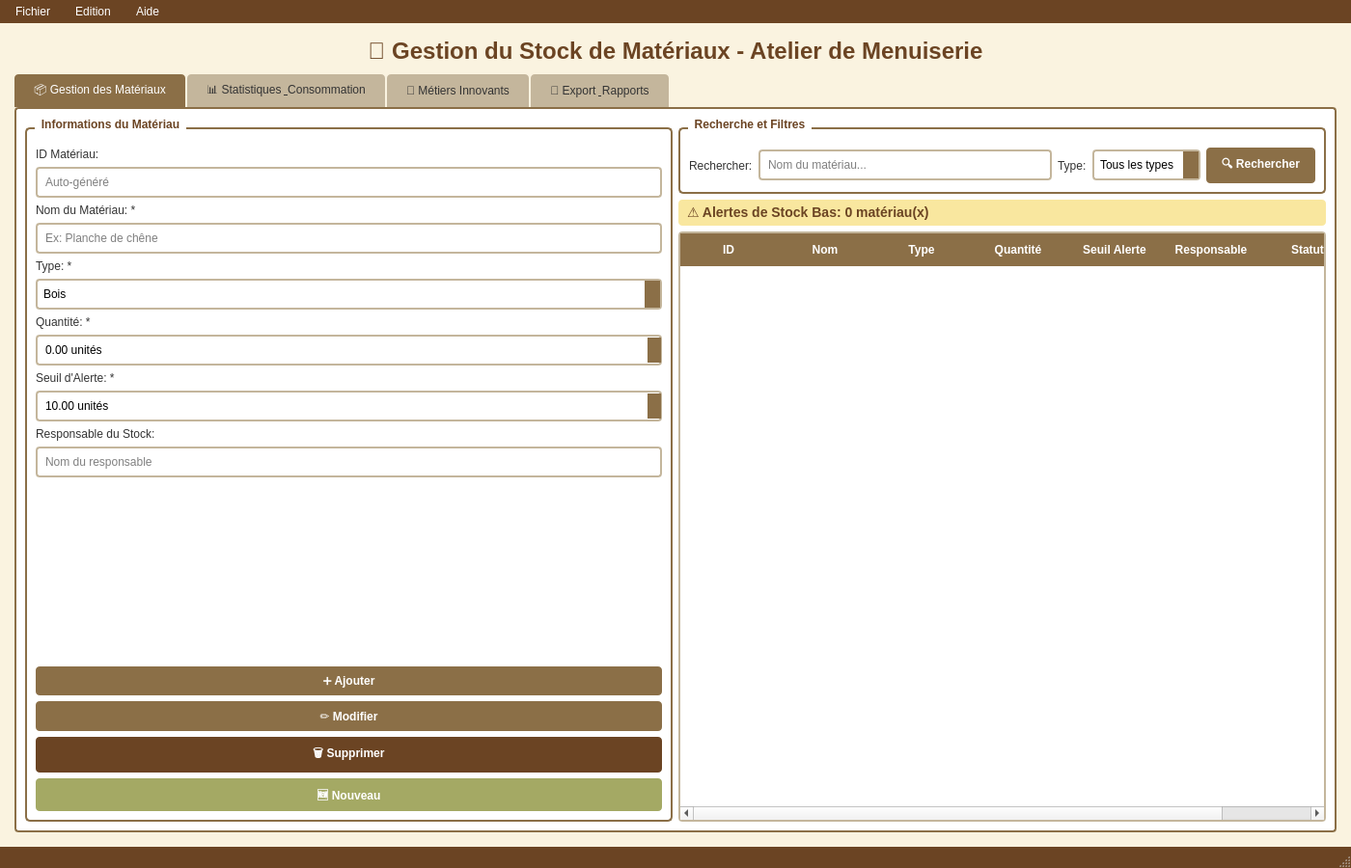
<?xml version="1.0" encoding="UTF-8"?>
<ui version="4.0">
 <class>MainWindow</class>
 <widget class="QMainWindow" name="MainWindow">
  <property name="geometry">
   <rect>
    <x>0</x>
    <y>0</y>
    <width>1400</width>
    <height>900</height>
   </rect>
  </property>
  <property name="windowTitle">
   <string>Smart Carpentry - Gestion du Stock de Matériaux</string>
  </property>
  <property name="styleSheet">
   <string notr="true">QMainWindow {
    background-color: #FAF3E0;
}

QWidget#centralwidget {
    background-color: #FAF3E0;
}

QPushButton {
    background-color: #8B6F47;
    color: white;
    border: none;
    padding: 8px 16px;
    border-radius: 4px;
    font-weight: bold;
}

QPushButton:hover {
    background-color: #6B4423;
}

QPushButton:pressed {
    background-color: #5A3A1F;
}

QPushButton#btnDelete {
    background-color: #6B4423;
}

QPushButton#btnDelete:hover {
    background-color: #5A3A1F;
}

QPushButton#btnNouveau {
    background-color: #A4A964;
}

QPushButton#btnNouveau:hover {
    background-color: #8B8B4F;
}

QPushButton#btnExportExcel {
    background-color: #A4A964;
    font-size: 14px;
}

QPushButton#btnExportExcel:hover {
    background-color: #8B8B4F;
}

QPushButton#btnExportCSV {
    background-color: #C4B69C;
    color: #333;
    font-size: 14px;
}

QPushButton#btnExportCSV:hover {
    background-color: #B0A082;
}

QPushButton#btnExportPDF {
    background-color: #8B6F47;
    font-size: 14px;
}

QPushButton#btnExportPDF:hover {
    background-color: #6B4423;
}

QGroupBox {
    font-weight: bold;
    border: 2px solid #8B6F47;
    border-radius: 5px;
    margin-top: 10px;
    padding-top: 10px;
    background-color: white;
}

QGroupBox::title {
    subcontrol-origin: margin;
    left: 10px;
    padding: 0 5px;
    color: #6B4423;
}

QLineEdit, QSpinBox, QDoubleSpinBox, QComboBox {
    padding: 6px;
    border: 2px solid #C4B69C;
    border-radius: 4px;
    background-color: white;
}

QLineEdit:focus, QSpinBox:focus, QDoubleSpinBox:focus, QComboBox:focus {
    border: 2px solid #8B6F47;
}

QTableWidget {
    border: 2px solid #C4B69C;
    border-radius: 4px;
    gridline-color: #C4B69C;
    background-color: white;
}

QTableWidget::item:selected {
    background-color: #8B6F47;
    color: white;
}

QTableWidget::item:hover {
    background-color: #F9E79F;
}

QHeaderView::section {
    background-color: #8B6F47;
    color: white;
    padding: 8px;
    border: none;
    font-weight: bold;
}

QLabel#lblTitle {
    font-size: 24px;
    font-weight: bold;
    color: #6B4423;
    background-color: transparent;
}

QLabel#lblAlert {
    font-size: 14px;
    font-weight: bold;
    color: #6B4423;
    background-color: #F9E79F;
    padding: 5px;
    border-radius: 4px;
}

QTabWidget::pane {
    border: 2px solid #8B6F47;
    border-radius: 4px;
    background-color: white;
}

QTabBar::tab {
    background-color: #C4B69C;
    color: #333;
    padding: 10px 20px;
    margin-right: 2px;
    border-top-left-radius: 4px;
    border-top-right-radius: 4px;
}

QTabBar::tab:selected {
    background-color: #8B6F47;
    color: white;
}

QTabBar::tab:hover {
    background-color: #A4A964;
    color: white;
}

QMenuBar {
    background-color: #6B4423;
    color: white;
}

QMenuBar::item {
    background-color: transparent;
    color: white;
    padding: 5px 10px;
}

QMenuBar::item:selected {
    background-color: #8B6F47;
}

QMenu {
    background-color: white;
    border: 2px solid #8B6F47;
}

QMenu::item {
    padding: 5px 30px;
}

QMenu::item:selected {
    background-color: #8B6F47;
    color: white;
}

QStatusBar {
    background-color: #6B4423;
    color: white;
}

QLabel {
    color: #333;
}

QSpinBox::up-button, QDoubleSpinBox::up-button {
    background-color: #8B6F47;
}

QSpinBox::down-button, QDoubleSpinBox::down-button {
    background-color: #8B6F47;
}

QComboBox::drop-down {
    background-color: #8B6F47;
}

QComboBox QAbstractItemView {
    background-color: white;
    border: 2px solid #8B6F47;
    selection-background-color: #8B6F47;
}</string>
  </property>
  <widget class="QWidget" name="centralwidget">
   <layout class="QVBoxLayout" name="verticalLayout">
    <property name="spacing">
     <number>10</number>
    </property>
    <property name="leftMargin">
     <number>15</number>
    </property>
    <property name="topMargin">
     <number>15</number>
    </property>
    <property name="rightMargin">
     <number>15</number>
    </property>
    <property name="bottomMargin">
     <number>15</number>
    </property>
    <item>
     <widget class="QLabel" name="lblTitle">
      <property name="text">
       <string>🔧 Gestion du Stock de Matériaux - Atelier de Menuiserie</string>
      </property>
      <property name="alignment">
       <set>Qt::AlignCenter</set>
      </property>
     </widget>
    </item>
    <item>
     <widget class="QTabWidget" name="tabWidget">
      <property name="currentIndex">
       <number>0</number>
      </property>
      <widget class="QWidget" name="tabGestion">
       <attribute name="title">
        <string>📦 Gestion des Matériaux</string>
       </attribute>
       <layout class="QHBoxLayout" name="horizontalLayout">
        <item>
         <widget class="QGroupBox" name="groupBoxForm">
          <property name="maximumWidth">
           <number>400</number>
          </property>
          <property name="title">
           <string>Informations du Matériau</string>
          </property>
          <layout class="QVBoxLayout" name="verticalLayout_2">
           <item>
            <widget class="QLabel" name="label">
             <property name="text">
              <string>ID Matériau:</string>
             </property>
            </widget>
           </item>
           <item>
            <widget class="QLineEdit" name="txtIdMateriau">
             <property name="readOnly">
              <bool>true</bool>
             </property>
             <property name="placeholderText">
              <string>Auto-généré</string>
             </property>
            </widget>
           </item>
           <item>
            <widget class="QLabel" name="label_2">
             <property name="text">
              <string>Nom du Matériau: *</string>
             </property>
            </widget>
           </item>
           <item>
            <widget class="QLineEdit" name="txtNom">
             <property name="placeholderText">
              <string>Ex: Planche de chêne</string>
             </property>
            </widget>
           </item>
           <item>
            <widget class="QLabel" name="label_3">
             <property name="text">
              <string>Type: *</string>
             </property>
            </widget>
           </item>
           <item>
            <widget class="QComboBox" name="comboType">
             <item>
              <property name="text">
               <string>Bois</string>
              </property>
             </item>
             <item>
              <property name="text">
               <string>Clou</string>
              </property>
             </item>
             <item>
              <property name="text">
               <string>Vernis</string>
              </property>
             </item>
             <item>
              <property name="text">
               <string>Colle</string>
              </property>
             </item>
             <item>
              <property name="text">
               <string>Peinture</string>
              </property>
             </item>
             <item>
              <property name="text">
               <string>Vis</string>
              </property>
             </item>
             <item>
              <property name="text">
               <string>Charnière</string>
              </property>
             </item>
             <item>
              <property name="text">
               <string>Autre</string>
              </property>
             </item>
            </widget>
           </item>
           <item>
            <widget class="QLabel" name="label_4">
             <property name="text">
              <string>Quantité: *</string>
             </property>
            </widget>
           </item>
           <item>
            <widget class="QDoubleSpinBox" name="spinQuantite">
             <property name="suffix">
              <string> unités</string>
             </property>
             <property name="maximum">
              <double>999999.000000000000000</double>
             </property>
            </widget>
           </item>
           <item>
            <widget class="QLabel" name="label_5">
             <property name="text">
              <string>Seuil d'Alerte: *</string>
             </property>
            </widget>
           </item>
           <item>
            <widget class="QDoubleSpinBox" name="spinSeuilAlerte">
             <property name="suffix">
              <string> unités</string>
             </property>
             <property name="maximum">
              <double>999999.000000000000000</double>
             </property>
             <property name="value">
              <double>10.000000000000000</double>
             </property>
            </widget>
           </item>
           <item>
            <widget class="QLabel" name="label_6">
             <property name="text">
              <string>Responsable du Stock:</string>
             </property>
            </widget>
           </item>
           <item>
            <widget class="QLineEdit" name="txtResponsable">
             <property name="placeholderText">
              <string>Nom du responsable</string>
             </property>
            </widget>
           </item>
           <item>
            <spacer name="verticalSpacer">
             <property name="orientation">
              <enum>Qt::Vertical</enum>
             </property>
             <property name="sizeHint" stdset="0">
              <size>
               <width>20</width>
               <height>40</height>
              </size>
             </property>
            </spacer>
           </item>
           <item>
            <widget class="QPushButton" name="btnAjouter">
             <property name="text">
              <string>➕ Ajouter</string>
             </property>
            </widget>
           </item>
           <item>
            <widget class="QPushButton" name="btnModifier">
             <property name="text">
              <string>✏️ Modifier</string>
             </property>
            </widget>
           </item>
           <item>
            <widget class="QPushButton" name="btnDelete">
             <property name="text">
              <string>🗑️ Supprimer</string>
             </property>
            </widget>
           </item>
           <item>
            <widget class="QPushButton" name="btnNouveau">
             <property name="text">
              <string>🆕 Nouveau</string>
             </property>
            </widget>
           </item>
          </layout>
         </widget>
        </item>
        <item>
         <layout class="QVBoxLayout" name="verticalLayout_3">
          <item>
           <widget class="QGroupBox" name="groupBoxRecherche">
            <property name="title">
             <string>Recherche et Filtres</string>
            </property>
            <layout class="QHBoxLayout" name="horizontalLayout_2">
             <item>
              <widget class="QLabel" name="label_7">
               <property name="text">
                <string>Rechercher:</string>
               </property>
              </widget>
             </item>
             <item>
              <widget class="QLineEdit" name="txtRecherche">
               <property name="placeholderText">
                <string>Nom du matériau...</string>
               </property>
              </widget>
             </item>
             <item>
              <widget class="QLabel" name="label_8">
               <property name="text">
                <string>Type:</string>
               </property>
              </widget>
             </item>
             <item>
              <widget class="QComboBox" name="comboFiltreType">
               <item>
                <property name="text">
                 <string>Tous les types</string>
                </property>
               </item>
               <item>
                <property name="text">
                 <string>Bois</string>
                </property>
               </item>
               <item>
                <property name="text">
                 <string>Clou</string>
                </property>
               </item>
               <item>
                <property name="text">
                 <string>Vernis</string>
                </property>
               </item>
               <item>
                <property name="text">
                 <string>Colle</string>
                </property>
               </item>
               <item>
                <property name="text">
                 <string>Peinture</string>
                </property>
               </item>
               <item>
                <property name="text">
                 <string>Vis</string>
                </property>
               </item>
               <item>
                <property name="text">
                 <string>Charnière</string>
                </property>
               </item>
               <item>
                <property name="text">
                 <string>Autre</string>
                </property>
               </item>
              </widget>
             </item>
             <item>
              <widget class="QPushButton" name="btnRechercher">
               <property name="text">
                <string>🔍 Rechercher</string>
               </property>
              </widget>
             </item>
            </layout>
           </widget>
          </item>
          <item>
           <widget class="QLabel" name="lblAlert">
            <property name="text">
             <string>⚠️ Alertes de Stock Bas: 0 matériau(x)</string>
            </property>
           </widget>
          </item>
          <item>
           <widget class="QTableWidget" name="tableWidget">
            <property name="editTriggers">
             <set>QAbstractItemView::NoEditTriggers</set>
            </property>
            <property name="selectionMode">
             <enum>QAbstractItemView::SingleSelection</enum>
            </property>
            <property name="selectionBehavior">
             <enum>QAbstractItemView::SelectRows</enum>
            </property>
            <column>
             <property name="text">
              <string>ID</string>
             </property>
            </column>
            <column>
             <property name="text">
              <string>Nom</string>
             </property>
            </column>
            <column>
             <property name="text">
              <string>Type</string>
             </property>
            </column>
            <column>
             <property name="text">
              <string>Quantité</string>
             </property>
            </column>
            <column>
             <property name="text">
              <string>Seuil Alerte</string>
             </property>
            </column>
            <column>
             <property name="text">
              <string>Responsable</string>
             </property>
            </column>
            <column>
             <property name="text">
              <string>Statut</string>
             </property>
            </column>
           </widget>
          </item>
         </layout>
        </item>
       </layout>
      </widget>
      <widget class="QWidget" name="tabStatistiques">
       <attribute name="title">
        <string>📊 Statistiques &amp; Consommation</string>
       </attribute>
       <layout class="QVBoxLayout" name="verticalLayout_4">
        <item>
         <widget class="QGroupBox" name="groupBox">
          <property name="title">
           <string>Statistiques Générales</string>
          </property>
          <layout class="QGridLayout" name="gridLayout">
           <item row="0" column="0">
            <widget class="QLabel" name="label_9">
             <property name="font">
              <font>
               <pointsize>12</pointsize>
               <weight>75</weight>
               <bold>true</bold>
              </font>
             </property>
             <property name="text">
              <string>Total Matériaux:</string>
             </property>
            </widget>
           </item>
           <item row="0" column="1">
            <widget class="QLabel" name="lblTotalMateriaux">
             <property name="font">
              <font>
               <pointsize>12</pointsize>
              </font>
             </property>
             <property name="text">
              <string>0</string>
             </property>
            </widget>
           </item>
           <item row="1" column="0">
            <widget class="QLabel" name="label_11">
             <property name="font">
              <font>
               <pointsize>12</pointsize>
               <weight>75</weight>
               <bold>true</bold>
              </font>
             </property>
             <property name="text">
              <string>Matériaux en Alerte:</string>
             </property>
            </widget>
           </item>
           <item row="1" column="1">
            <widget class="QLabel" name="lblMateriauxAlerte">
             <property name="font">
              <font>
               <pointsize>12</pointsize>
              </font>
             </property>
             <property name="styleSheet">
              <string notr="true">color: #6B4423; font-weight: bold;</string>
             </property>
             <property name="text">
              <string>0</string>
             </property>
            </widget>
           </item>
           <item row="2" column="0">
            <widget class="QLabel" name="label_13">
             <property name="font">
              <font>
               <pointsize>12</pointsize>
               <weight>75</weight>
               <bold>true</bold>
              </font>
             </property>
             <property name="text">
              <string>Types de Matériaux:</string>
             </property>
            </widget>
           </item>
           <item row="2" column="1">
            <widget class="QLabel" name="lblTypesMateriaux">
             <property name="font">
              <font>
               <pointsize>12</pointsize>
              </font>
             </property>
             <property name="text">
              <string>0</string>
             </property>
            </widget>
           </item>
          </layout>
         </widget>
        </item>
        <item>
         <widget class="QGroupBox" name="groupBox_2">
          <property name="title">
           <string>Répartition par Type</string>
          </property>
          <layout class="QVBoxLayout" name="verticalLayout_5">
           <item>
            <widget class="QTableWidget" name="tableStats">
             <property name="editTriggers">
              <set>QAbstractItemView::NoEditTriggers</set>
             </property>
             <column>
              <property name="text">
               <string>Type</string>
              </property>
             </column>
             <column>
              <property name="text">
               <string>Nombre d'articles</string>
              </property>
             </column>
             <column>
              <property name="text">
               <string>Quantité Totale</string>
              </property>
             </column>
             <column>
              <property name="text">
               <string>Pourcentage</string>
              </property>
             </column>
            </widget>
           </item>
          </layout>
         </widget>
        </item>
        <item>
         <widget class="QPushButton" name="btnActualiserStats">
          <property name="text">
           <string>🔄 Actualiser les Statistiques</string>
          </property>
         </widget>
        </item>
       </layout>
      </widget>
      <widget class="QWidget" name="tabInnovant">
       <attribute name="title">
        <string>🤖 Métiers Innovants</string>
       </attribute>
       <layout class="QVBoxLayout" name="verticalLayout_6">
        <item>
         <widget class="QGroupBox" name="groupBox_3">
          <property name="title">
           <string>1. Proposition Automatique de Réapprovisionnement</string>
          </property>
          <layout class="QVBoxLayout" name="verticalLayout_7">
           <item>
            <widget class="QLabel" name="label_14">
             <property name="text">
              <string>Le système analyse automatiquement le stock et propose les matériaux à réapprovisionner</string>
             </property>
             <property name="wordWrap">
              <bool>true</bool>
             </property>
            </widget>
           </item>
           <item>
            <widget class="QPushButton" name="btnGenererReappro">
             <property name="text">
              <string>🔮 Générer Propositions de Réapprovisionnement</string>
             </property>
            </widget>
           </item>
           <item>
            <widget class="QTableWidget" name="tableReappro">
             <property name="editTriggers">
              <set>QAbstractItemView::NoEditTriggers</set>
             </property>
             <column>
              <property name="text">
               <string>Matériau</string>
              </property>
             </column>
             <column>
              <property name="text">
               <string>Stock Actuel</string>
              </property>
             </column>
             <column>
              <property name="text">
               <string>Seuil Alerte</string>
              </property>
             </column>
             <column>
              <property name="text">
               <string>Quantité Recommandée</string>
              </property>
             </column>
             <column>
              <property name="text">
               <string>Priorité</string>
              </property>
             </column>
            </widget>
           </item>
          </layout>
         </widget>
        </item>
        <item>
         <widget class="QGroupBox" name="groupBox_4">
          <property name="title">
           <string>2. Prévision de Consommation selon les Commandes</string>
          </property>
          <layout class="QVBoxLayout" name="verticalLayout_8">
           <item>
            <layout class="QHBoxLayout" name="horizontalLayout_3">
             <item>
              <widget class="QLabel" name="label_15">
               <property name="text">
                <string>Nombre de commandes prévues:</string>
               </property>
              </widget>
             </item>
             <item>
              <widget class="QSpinBox" name="spinNbCommandes">
               <property name="minimum">
                <number>1</number>
               </property>
               <property name="maximum">
                <number>1000</number>
               </property>
               <property name="value">
                <number>10</number>
               </property>
              </widget>
             </item>
             <item>
              <widget class="QLabel" name="label_16">
               <property name="text">
                <string>Période (jours):</string>
               </property>
              </widget>
             </item>
             <item>
              <widget class="QSpinBox" name="spinPeriode">
               <property name="minimum">
                <number>1</number>
               </property>
               <property name="maximum">
                <number>365</number>
               </property>
               <property name="value">
                <number>30</number>
               </property>
              </widget>
             </item>
             <item>
              <widget class="QPushButton" name="btnPrevision">
               <property name="text">
                <string>📈 Calculer Prévisions</string>
               </property>
              </widget>
             </item>
            </layout>
           </item>
           <item>
            <widget class="QTableWidget" name="tablePrevision">
             <property name="editTriggers">
              <set>QAbstractItemView::NoEditTriggers</set>
             </property>
             <column>
              <property name="text">
               <string>Matériau</string>
              </property>
             </column>
             <column>
              <property name="text">
               <string>Consommation Moyenne</string>
              </property>
             </column>
             <column>
              <property name="text">
               <string>Consommation Prévue</string>
              </property>
             </column>
             <column>
              <property name="text">
               <string>Stock Actuel</string>
              </property>
             </column>
             <column>
              <property name="text">
               <string>Stock Suffisant?</string>
              </property>
             </column>
            </widget>
           </item>
          </layout>
         </widget>
        </item>
       </layout>
      </widget>
      <widget class="QWidget" name="tabExport">
       <attribute name="title">
        <string>📄 Export &amp; Rapports</string>
       </attribute>
       <layout class="QVBoxLayout" name="verticalLayout_9">
        <item>
         <widget class="QGroupBox" name="groupBox_5">
          <property name="title">
           <string>Export des Données</string>
          </property>
          <layout class="QVBoxLayout" name="verticalLayout_10">
           <item>
            <widget class="QLabel" name="label_17">
             <property name="text">
              <string>Exportez vos données de stock au format Excel pour archivage ou analyse externe</string>
             </property>
             <property name="wordWrap">
              <bool>true</bool>
             </property>
            </widget>
           </item>
           <item>
            <widget class="QPushButton" name="btnExportExcel">
             <property name="minimumSize">
              <size>
               <width>0</width>
               <height>50</height>
              </size>
             </property>
             <property name="text">
              <string>📊 Exporter en Excel (.xlsx)</string>
             </property>
            </widget>
           </item>
           <item>
            <widget class="QPushButton" name="btnExportCSV">
             <property name="minimumSize">
              <size>
               <width>0</width>
               <height>50</height>
              </size>
             </property>
             <property name="text">
              <string>📋 Exporter en CSV</string>
             </property>
            </widget>
           </item>
           <item>
            <widget class="QPushButton" name="btnExportPDF">
             <property name="minimumSize">
              <size>
               <width>0</width>
               <height>50</height>
              </size>
             </property>
             <property name="text">
              <string>📄 Générer Rapport PDF</string>
             </property>
            </widget>
           </item>
           <item>
            <spacer name="verticalSpacer_2">
             <property name="orientation">
              <enum>Qt::Vertical</enum>
             </property>
             <property name="sizeHint" stdset="0">
              <size>
               <width>20</width>
               <height>40</height>
              </size>
             </property>
            </spacer>
           </item>
          </layout>
         </widget>
        </item>
       </layout>
      </widget>
     </widget>
    </item>
   </layout>
  </widget>
  <widget class="QMenuBar" name="menubar">
   <property name="geometry">
    <rect>
     <x>0</x>
     <y>0</y>
     <width>1400</width>
     <height>22</height>
    </rect>
   </property>
   <widget class="QMenu" name="menuFichier">
    <property name="title">
     <string>Fichier</string>
    </property>
    <addaction name="actionNouveau"/>
    <addaction name="separator"/>
    <addaction name="actionExporter"/>
    <addaction name="separator"/>
    <addaction name="actionQuitter"/>
   </widget>
   <widget class="QMenu" name="menuEdition">
    <property name="title">
     <string>Edition</string>
    </property>
    <addaction name="actionAjouter"/>
    <addaction name="actionModifier"/>
    <addaction name="actionSupprimer"/>
   </widget>
   <widget class="QMenu" name="menuAide">
    <property name="title">
     <string>Aide</string>
    </property>
    <addaction name="actionAPropos"/>
   </widget>
   <addaction name="menuFichier"/>
   <addaction name="menuEdition"/>
   <addaction name="menuAide"/>
  </widget>
  <widget class="QStatusBar" name="statusbar"/>
  <action name="actionNouveau">
   <property name="text">
    <string>Nouveau</string>
   </property>
   <property name="shortcut">
    <string>Ctrl+N</string>
   </property>
  </action>
  <action name="actionExporter">
   <property name="text">
    <string>Exporter</string>
   </property>
   <property name="shortcut">
    <string>Ctrl+E</string>
   </property>
  </action>
  <action name="actionQuitter">
   <property name="text">
    <string>Quitter</string>
   </property>
   <property name="shortcut">
    <string>Ctrl+Q</string>
   </property>
  </action>
  <action name="actionAjouter">
   <property name="text">
    <string>Ajouter</string>
   </property>
   <property name="shortcut">
    <string>Ctrl+A</string>
   </property>
  </action>
  <action name="actionModifier">
   <property name="text">
    <string>Modifier</string>
   </property>
   <property name="shortcut">
    <string>Ctrl+M</string>
   </property>
  </action>
  <action name="actionSupprimer">
   <property name="text">
    <string>Supprimer</string>
   </property>
   <property name="shortcut">
    <string>Del</string>
   </property>
  </action>
  <action name="actionAPropos">
   <property name="text">
    <string>À Propos</string>
   </property>
  </action>
 </widget>
 <resources/>
 <connections/>
</ui>
